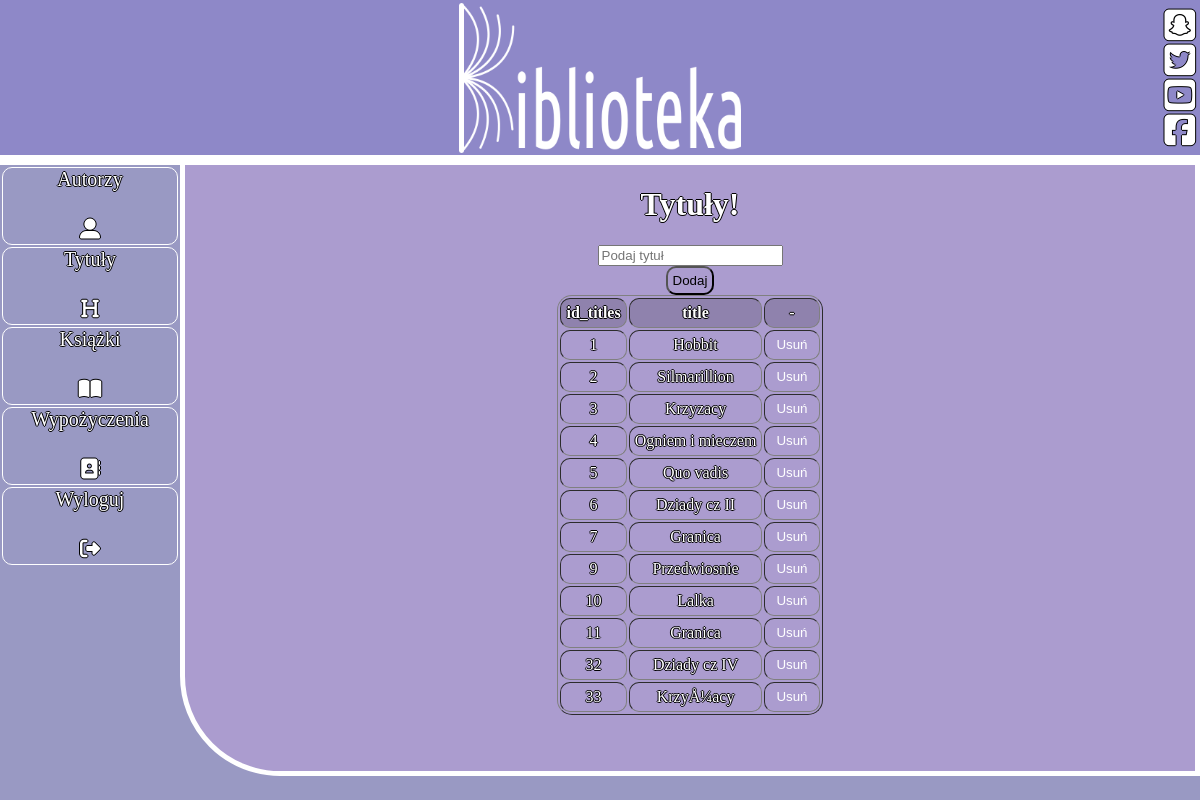
The app's page /tytuły.php (signed in) with its own data.
### tables this page shows
CREATE TABLE `bibl_titles` (
  `id_titles` int(11) NOT NULL,
  `title` text NOT NULL
);

### tytuły.php (the view, shortened to what this page needs)
<!DOCTYPE html>
<html lang="en">
<head>
    <link rel="stylesheet" href="style.css" class="css">
    <link rel="stylesheet" href="https://cdnjs.cloudflare.com/ajax/libs/font-awesome/4.7.0/css/font-awesome.min.css" />
</head>
<body>
    <div class="container">
        <div class="header">
            <div class="socialtab">
                <a class="social sc" href="#"><i class="fab fa-snapchat-square"></i></a>
                <a class="social tt" href="#"><i class="fab fa-twitter-square"></i></a>
                <a class="social yt" href="#"><i class="fab fa-youtube-square"></i></a>
                <a class="social fb" href="#"><i class="fab fa-facebook-square"></i></a>
            </div>
            <a href="index.php">
                <img class='logo' src="bibl_logo.png">
            </a>
        </div>
        <div class="sidebar">
            <a href="autorzy.php">
                <p>Autorzy</p><br/>
                <i class="fas fa-user-alt menu"></i>
            </a>
            <a href="tytuły.php">
                <p>Tytuły</p><br/>
                <i class="fas fa-heading menu"></i>
            </a>
            <a href="ksiazki.php">
                <p>Książki</p><br/>
                <i class="fas fa-book-open menu"></i>
            </a>
            <a href="wypozyczenia.php">
                <p>Wypożyczenia</p><br/>
                <i class="fas fa-address-book menu"></i>
            </a>
            <a href="login.php?Akcja=Wyloguj">
                <p>Wyloguj</p><br/>
                <i class="fas fa-sign-out-alt menu"></i>
            </a>
        </div>
        <div class="main">
        <?php
            require("conn.php");
            if(isset($_SESSION['Zalogowany']) && $_SESSION['Zalogowany'] == 1){
                echo("<h1>Tytuły!</h1>");
                $sql = "SELECT * FROM bibl_titles";
                $result = $conn -> query($sql);
                echo("<form method='POST' action='insert_title.php'>
                    <input placeholder='Podaj tytuł' type='text' name='title'>
                    <input class='submit' type='submit' value='Dodaj'>
                </form>");
                echo("<table border='1px'>
                        <tr class='tabh'>
                            <th>id_titles</th>
                            <th>title</th>
                            <th>-</th>
                        </tr>
                ");
                while($row = $result -> fetch_assoc()){
                    echo("<tr><td>".$row['id_titles']."</td><td>".$row['title']."</td><td><form action='delete_title.php' method='POST'>
                    <input value='".$row['id_titles']."' type='text' name='delete_title' hidden>
                    <input class='delete' type='submit' value='Usuń'>
                    </form></td></tr>");
                }
                echo("</table>");
            }
        ?>
        </div>
        <div class="footer">
        </div>
    </div>
</body>
</html>

### style.css (style rules this page uses)
body { padding: 0px; margin: 0px; height: 100vh; width: 100%; background: #9999C3; color: white; text-shadow: -1px 0 black, 0 1px black, 1px 0 black, 0 -1px black; font-family: "Ubuntu Condensed"; }
.header { background: #8E88C8; grid-area: header; display: flex; flex-wrap: wrap; justify-content: center; align-items: center; border-bottom: 5px solid white; }
.logo { height: 150px; width: 282px; filter:invert(100%) }
.sidebar { background: #9999C3; grid-area: sidebar; border-top: 5px solid white; }
.main { background: rgb(171, 156, 207); grid-area: main; border: 5px solid white; border-radius: 0px 0px 0px 100px; display: flex; flex-wrap: wrap; justify-content: flex-start; align-items: center; flex-direction: column; }
.footer { background: #9999C3; grid-area: footer; display: flex; justify-content: center; align-items: center; }
.container { display: grid; height: 100%; width: 100%; grid-template-rows: 20% 77% 3%; grid-template-columns: 15% 85%; grid-template-areas: "header header" "sidebar main" "footer footer"; }
a { color: white; font-size: 20px; text-decoration: none; display: flex; justify-content: center; align-items: center; flex-direction: column; }
.sidebar a { border: solid white 1px; margin: 2px; border-radius: 10px; }
.delete { background: none; color: white; border: none; }
input { cursor: pointer; color: black; }
.submit { border-radius: 10px; background: none; padding: 5px; }
table { border-radius: 15px; }
th { border-radius: 10px; background: rgb(143, 130, 173); padding: 5px; }
td { text-align: center; border-radius: 10px; padding: 5px; }
tr { border-radius: 10px; }
.socialtab { height: 15vh; display: flex; position: absolute; justify-content: center; flex-direction: column; right: 5px; }
.social { font-size: 35px; }
p { margin: 0px; font-size: 20px; }
.menu { padding: 5px; }
form { display: flex; justify-content: center; align-items: center; flex-direction: column; }

### records on screen
bibl_titles: id_titles "1", title "Hobbit"
bibl_titles: id_titles "2", title "Silmarillion"
bibl_titles: id_titles "3", title "Krzyzacy"
bibl_titles: id_titles "4", title "Ogniem i mieczem"
bibl_titles: id_titles "5", title "Quo vadis"
bibl_titles: id_titles "6", title "Dziady cz II"
bibl_titles: id_titles "7", title "Granica"
bibl_titles: id_titles "9", title "Przedwiosnie"
bibl_titles: id_titles "10", title "Lalka"
bibl_titles: id_titles "11", title "Granica"
bibl_titles: id_titles "32", title "Dziady cz IV"
bibl_titles: id_titles "33", title "KrzyÅ¼acy"
